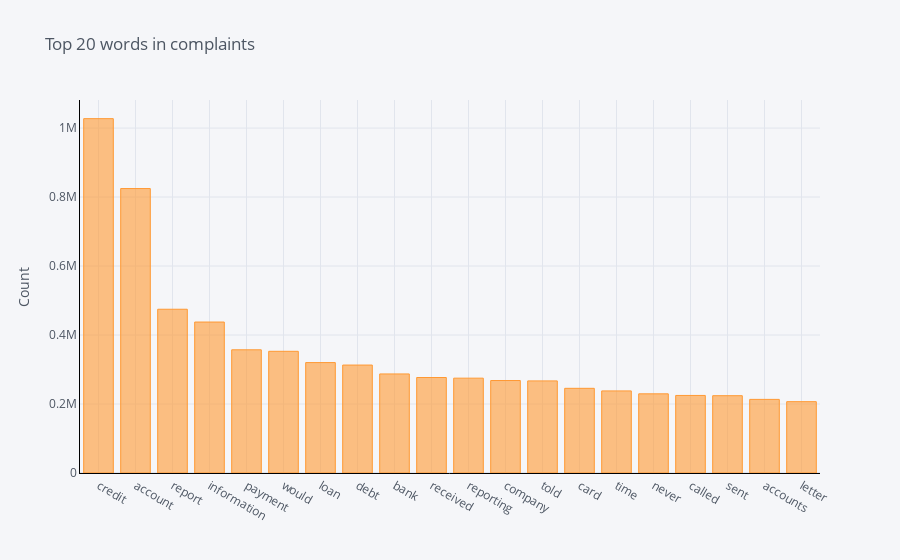

The notebook cell saved with this chart:
### Markdown cell above
## N-gram analysis:
### Top 20 words in complaints:
Let's have a look at the top 20 words from the complaints which could give us a brief idea on what type of complaints that are popular in our dataset

### Code cell
#Function to get top n words
def get_top_n_words(corpus, n=None):
    vector = CountVectorizer().fit(corpus)
    bag_of_words = vector.transform(corpus)
    sum_words = bag_of_words.sum(axis=0) 
    words_freq = [(word, sum_words[0, idx]) for word, idx in vector.vocabulary_.items()]
    words_freq =sorted(words_freq, key = lambda x: x[1], reverse=True)
    return words_freq[:n]

#Calling function and return only top 20 words
common_words = get_top_n_words(train_data['Stop_words_removed'], 20)

#Printing the word and frequency
for word, freq in common_words:
    print(word, freq)

#Creating the dataframe of word and frequency
df1 = pd.DataFrame(common_words, columns = ['complaints' , 'count'])

#Group by words and plot the sum
df1.groupby('complaints').sum()['count'].sort_values(ascending=False).iplot(kind='bar', yTitle='Count', linecolor='black', title='Top 20 words in complaints')

### Figure 1 — Plotly figure (JSON) as saved in the notebook; plotly's stock layout.template omitted (floating-point values rounded to 4 significant figures)
{"data": [{"marker": {"color": "rgba(255, 153, 51, 0.6)", "line": {"color": "rgba(255, 153, 51, 1.0)", "width": 1}}, "name": "count", "orientation": "v", "text": "", "type": "bar", "x": ["credit", "account", "report", "information", "payment", "would", "loan", "debt", "bank", "received", "reporting", "company", "told", "card", "time", "never", "called", "sent", "accounts", "letter"], "y": [1027220, 824582, 474733, 437623, 357109, 352763, 320081, 312900, 287160, 276855, 274894, 268089, 266975, 245470, 237942, 229495, 224820, 224077, 213390, 206799]}], "layout": {"legend": {"bgcolor": "#F5F6F9", "font": {"color": "#4D5663"}}, "paper_bgcolor": "#F5F6F9", "plot_bgcolor": "#F5F6F9", "title": {"font": {"color": "#4D5663"}, "text": "Top 20 words in complaints"}, "xaxis": {"gridcolor": "#E1E5ED", "linecolor": "black", "showgrid": true, "tickfont": {"color": "#4D5663"}, "title": {"font": {"color": "#4D5663"}, "text": ""}, "zerolinecolor": "#E1E5ED"}, "yaxis": {"gridcolor": "#E1E5ED", "linecolor": "black", "showgrid": true, "tickfont": {"color": "#4D5663"}, "title": {"font": {"color": "#4D5663"}, "text": "Count"}, "zerolinecolor": "#E1E5ED"}}}
